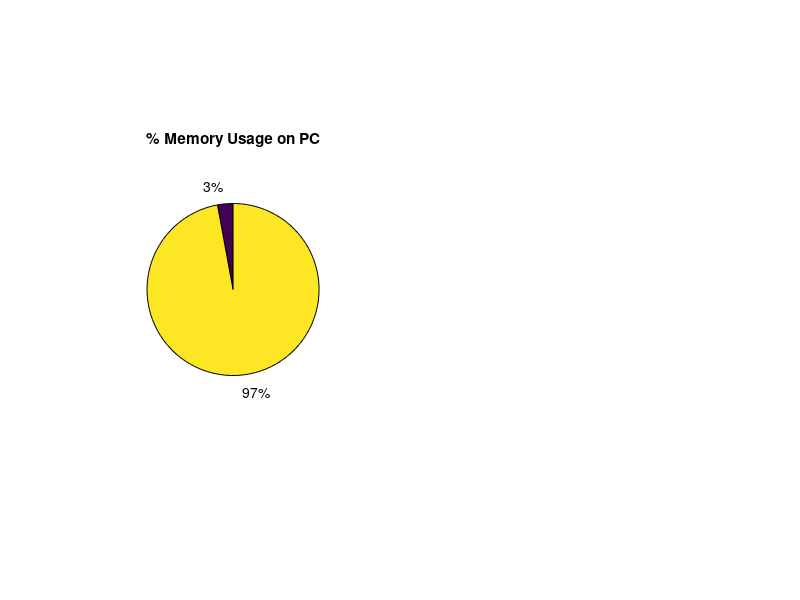

This figure's MATLAB source: (Note: this script raises an error after producing the figure.)
x = [2.9 97.1];

figure
subplot(1,2,1);
p = pie(x);
title('% Memory Usage on PC');
p(1).FaceColor = 'r';
p(3).FaceColor = 'k';
